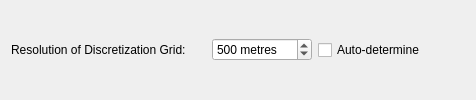
               <widget class="QWidget" name="resolution_widget" native="true">
                <layout class="QHBoxLayout" name="horizontalLayout_8">
                 <item>
                  <widget class="QLabel" name="resolution_lbl">
                   <property name="whatsThis">
                    <string>Width of the square cell in the city grid in metres</string>
                   </property>
                   <property name="text">
                    <string>Resolution of Discretization Grid:</string>
                   </property>
                  </widget>
                 </item>
                 <item>
                  <spacer name="horizontalSpacer_6">
                   <property name="orientation">
                    <enum>Qt::Horizontal</enum>
                   </property>
                   <property name="sizeType">
                    <enum>QSizePolicy::Fixed</enum>
                   </property>
                   <property name="sizeHint" stdset="0">
                    <size>
                     <width>20</width>
                     <height>20</height>
                    </size>
                   </property>
                  </spacer>
                 </item>
                 <item>
                  <widget class="QSpinBox" name="resolution_spin">
                   <property name="minimumSize">
                    <size>
                     <width>100</width>
                     <height>0</height>
                    </size>
                   </property>
                   <property name="toolTip">
                    <string>&lt;!DOCTYPE HTML PUBLIC &quot;-//W3C//DTD HTML 4.0//EN&quot; &quot;http://www.w3.org/TR/REC-html40/strict.dtd&quot;&gt;
&lt;html&gt;&lt;head&gt;&lt;meta name=&quot;qrichtext&quot; content=&quot;1&quot; /&gt;&lt;style type=&quot;text/css&quot;&gt;
p, li { white-space: pre-wrap; }
&lt;/style&gt;&lt;/head&gt;&lt;body style=&quot; font-family:'MS Shell Dlg 2'; font-size:8.25pt; font-weight:400; font-style:normal;&quot;&gt;
&lt;p style=&quot; margin-top:0px; margin-bottom:0px; margin-left:0px; margin-right:0px; -qt-block-indent:0; text-indent:0px;&quot;&gt;&lt;span style=&quot; font-size:8pt;&quot;&gt;Width of the square cell in the city grid in metres&lt;/span&gt;&lt;/p&gt;&lt;/body&gt;&lt;/html&gt;</string>
                   </property>
                   <property name="suffix">
                    <string> metres</string>
                   </property>
                   <property name="minimum">
                    <number>200</number>
                   </property>
                   <property name="maximum">
                    <number>5000</number>
                   </property>
                   <property name="singleStep">
                    <number>50</number>
                   </property>
                   <property name="value">
                    <number>500</number>
                   </property>
                  </widget>
                 </item>
                 <item>
                  <widget class="QCheckBox" name="resolution_auto">
                   <property name="toolTip">
                    <string>An automatic algorithm that determines a suitable block size based on the map for computational efficiency.</string>
                   </property>
                   <property name="text">
                    <string>Auto-determine</string>
                   </property>
                  </widget>
                 </item>
                 <item>
                  <spacer name="horizontalSpacer_10">
                   <property name="orientation">
                    <enum>Qt::Horizontal</enum>
                   </property>
                   <property name="sizeHint" stdset="0">
                    <size>
                     <width>40</width>
                     <height>20</height>
                    </size>
                   </property>
                  </spacer>
                 </item>
                </layout>
               </widget>
